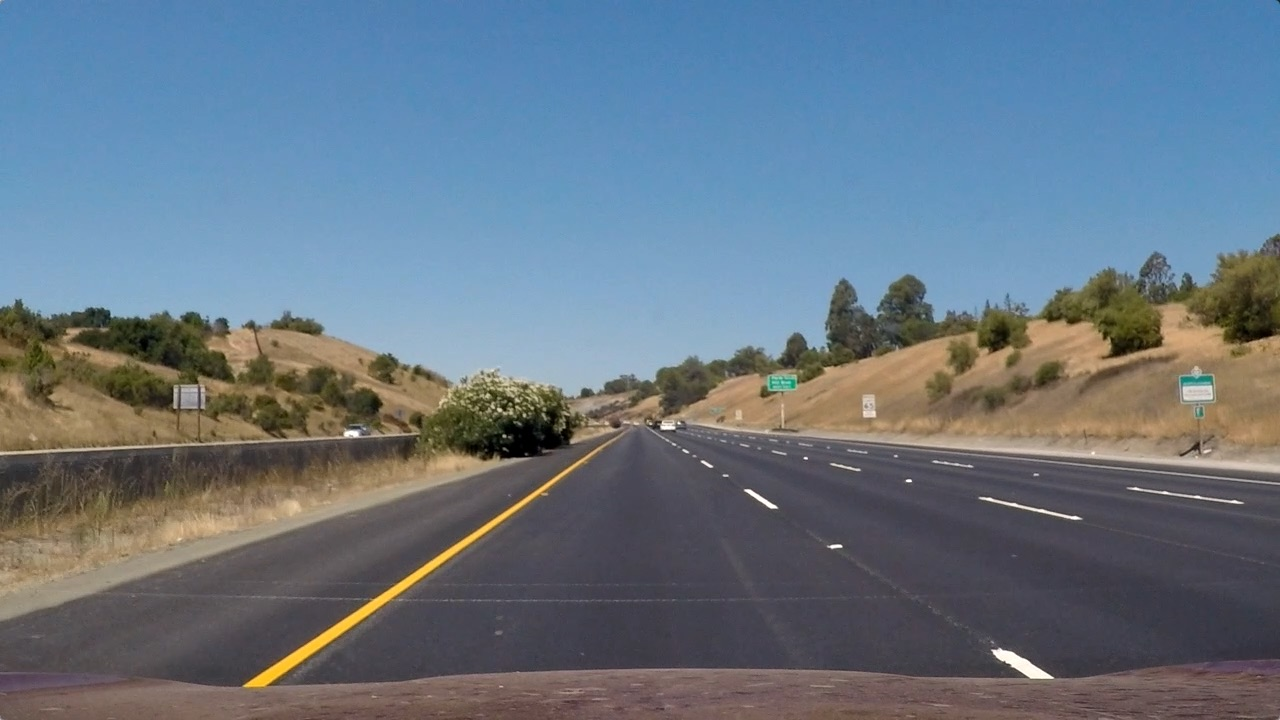
#> input picture test_images/straight_lines1.jpg, 1280 x 720 px
$ python -i warp_transformer.py   (imports and definitions only)
#> lines starting #> are read from the running program, lines starting #| are printed output that depends on the picture; after the words box and inside, x2 and y2 are one past the last pixel; in counts of white or black regions, pixels touching at a corner belong together
#> further down, picture is the input picture: shape (720, 1280, 3); mean B, G, R 131.2, 117.7, 103.2
import cv2
import numpy as np


def filter_WhiteYellow(image):
    """
    Filter the image, showing only a range of white and yellow
    """
    # Filter White
    threshold = 200
    high_threshold = np.array([255, 255, 255]) #Bright white
    low_threshold = np.array([threshold, threshold, threshold]) #Soft White
    mask = cv2.inRange(image, low_threshold, high_threshold)
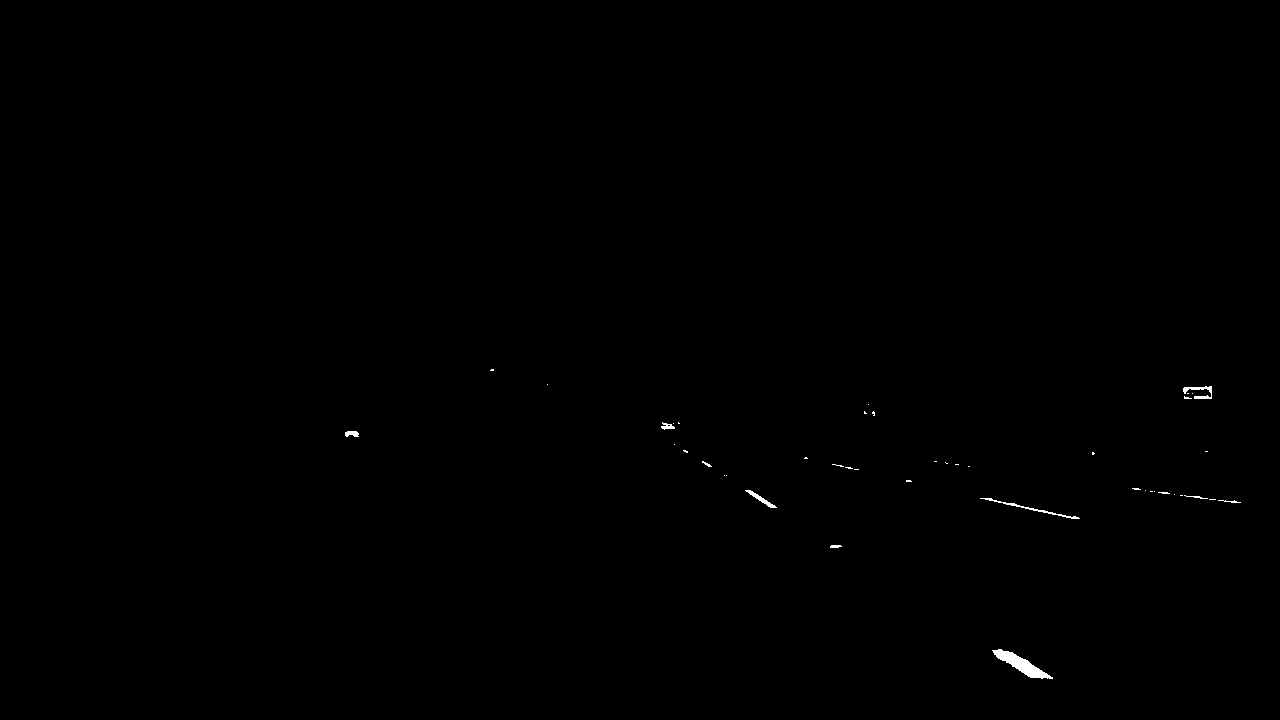
#> mask: shape (720, 1280); 0.17% white; 43 white regions (33 under 20 px), largest, box (x1, y1, x2, y2) and area: (992, 649, 1053, 679) 630, (980, 498, 1080, 519) 201, (1183, 386, 1212, 399) 162
    white_img = cv2.bitwise_and(image, image, mask=mask)

    # Filter Yellow
    hsv_img = cv2.cvtColor(image, cv2.COLOR_BGR2HSV) #Changing Color-space, HSV is better for object detection
#> hsv_img: shape (720, 1280, 3); mean H, S, V 85.5, 85, 143.4
    #For HSV, Hue range is [0,179], Saturation range is [0,255] and Value range is [0,255].
    high_threshold = np.array([110,255,255]) #Bright Yellow
    low_threshold = np.array([50,50,50]) #Soft Yellow
    mask = cv2.inRange(hsv_img, low_threshold, high_threshold)
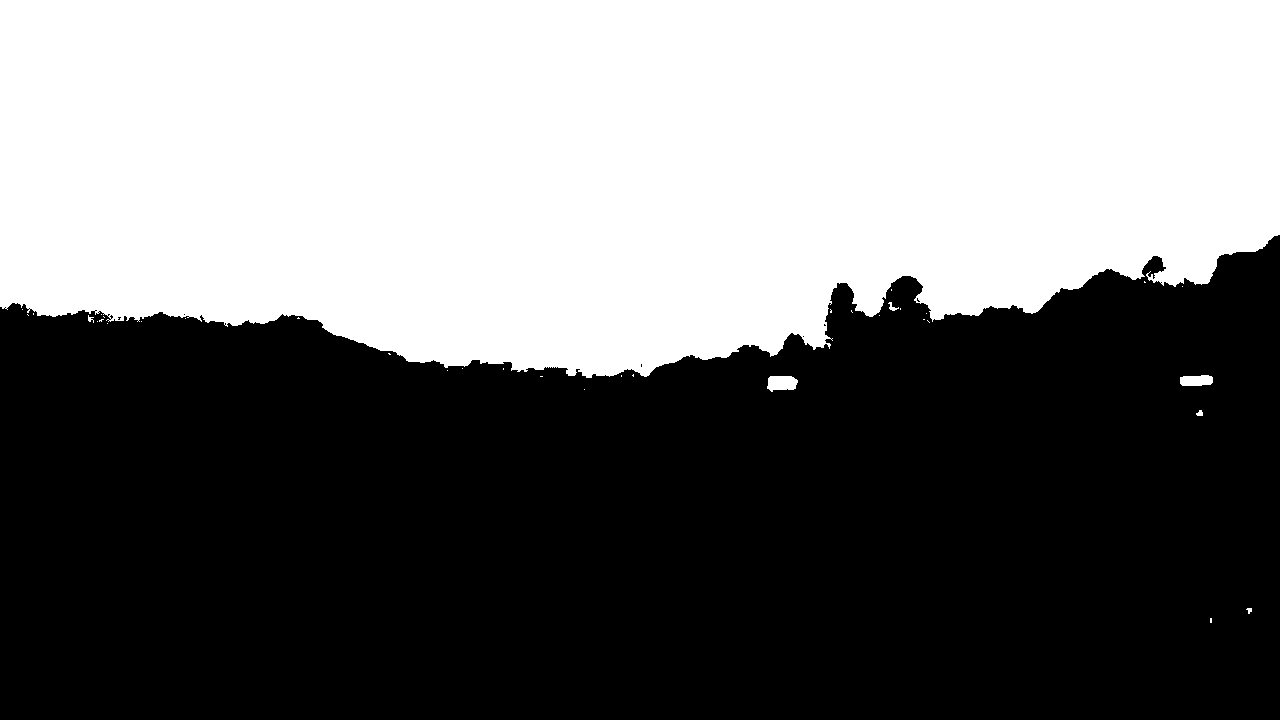
#> mask: shape (720, 1280); 44.9% white; 37 white regions (30 under 20 px), largest, box (x1, y1, x2, y2) and area: (0, 0, 1280, 378) 413289, (767, 376, 798, 392) 395, (1180, 375, 1213, 386) 317
    yellow_img = cv2.bitwise_and(image, image, mask=mask)
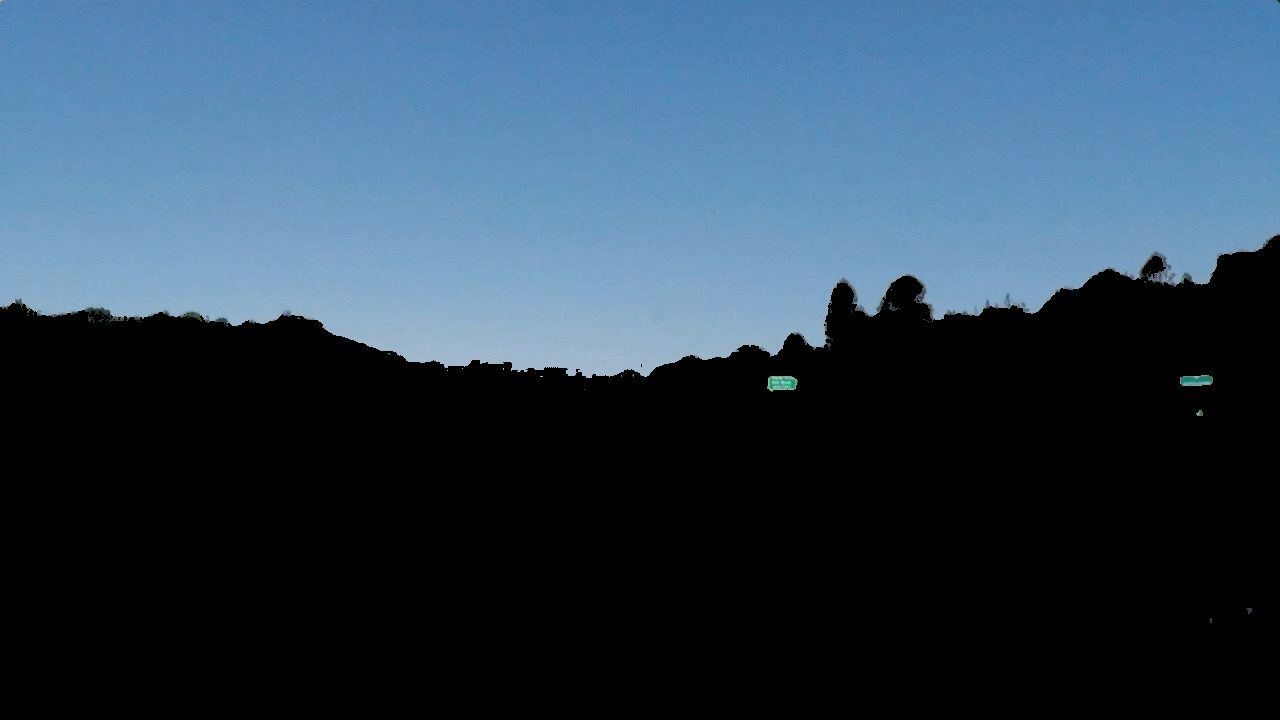
#> yellow_img: shape (720, 1280, 3); mean B, G, R 85, 66.9, 46.6

    # Combine the two above images
    filtered_img = cv2.addWeighted(white_img, 1., yellow_img, 1., 0.)

    return filtered_img


# [16 lines left out: function thresholding, not called in this run]

>>> import cv2
>>> picture = cv2.imread('test_images/straight_lines1.jpg')
>>> result = filter_WhiteYellow(picture)

$ run again, on test_images/straight_lines2.jpg
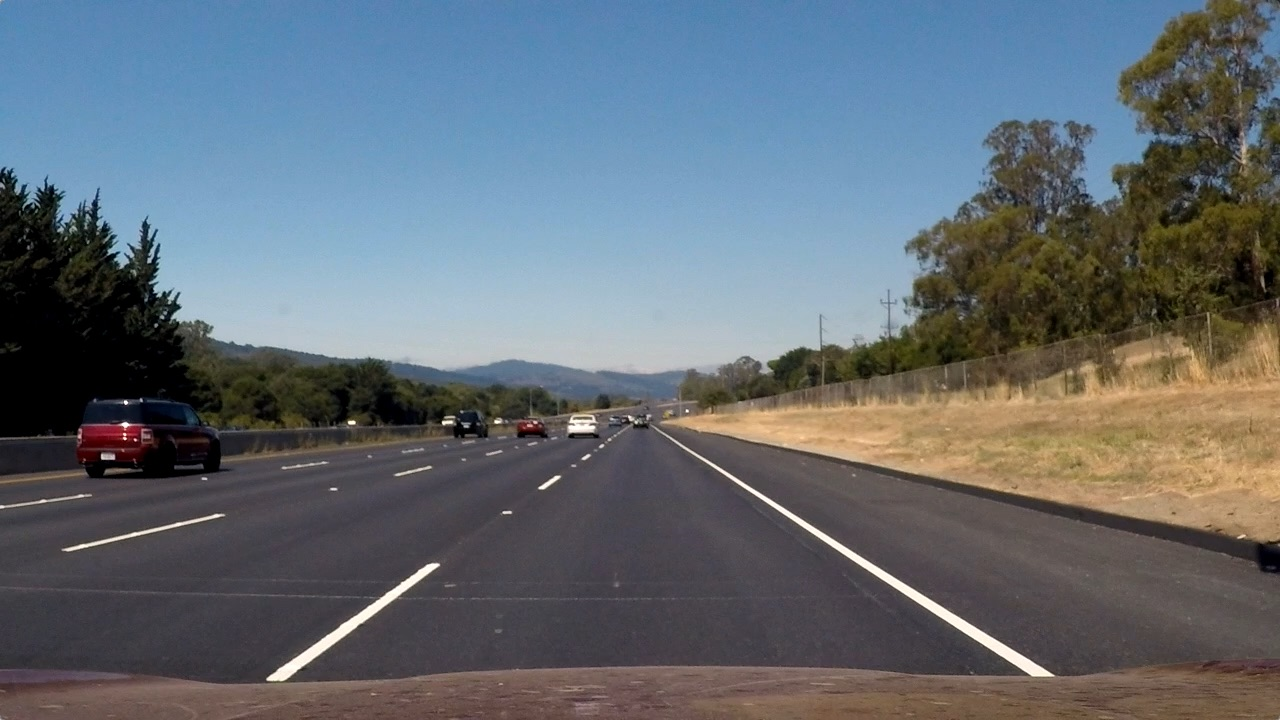
#> input picture test_images/straight_lines2.jpg, 1280 x 720 px
#> picture is the input picture: shape (720, 1280, 3); mean B, G, R 115.1, 107.7, 99.4
#> in filter_WhiteYellow, `mask = cv2.inRange(image, low_threshold, high_threshold)`:
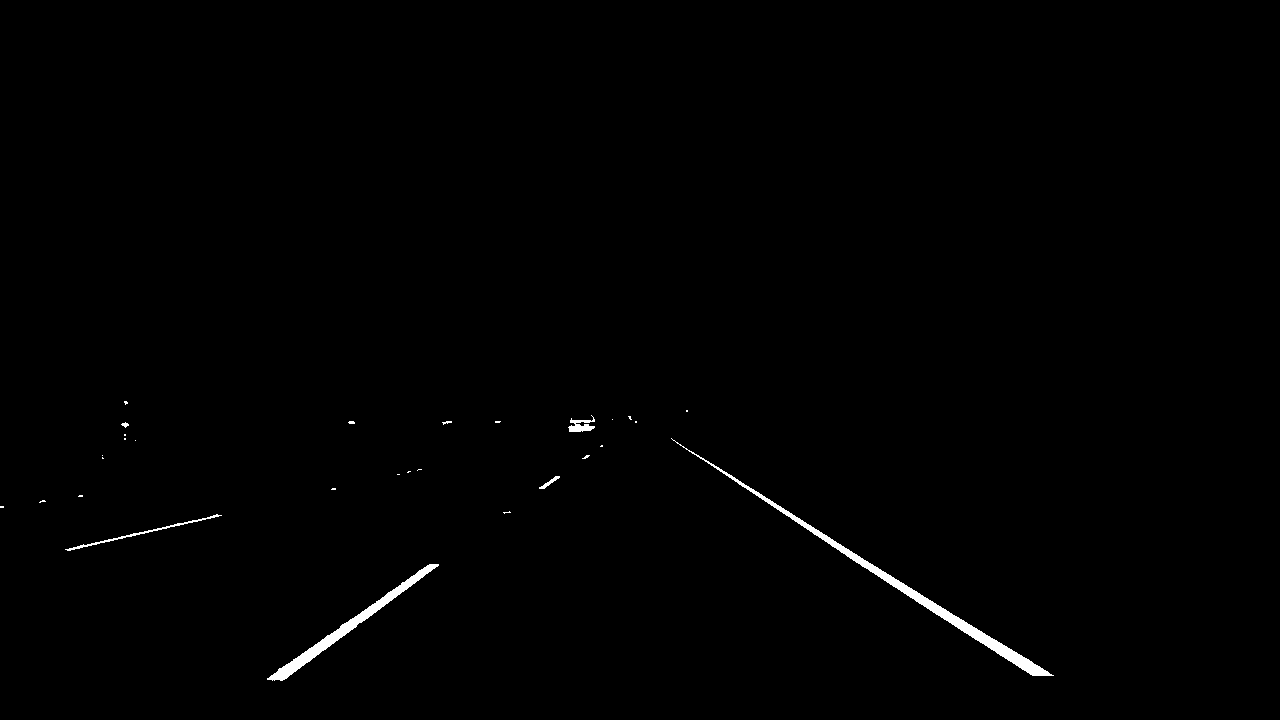
#> mask: shape (720, 1280); 0.6% white; 29 white regions (22 under 20 px), largest, box (x1, y1, x2, y2) and area: (671, 438, 1054, 676) 2901, (267, 564, 439, 681) 1805, (65, 514, 222, 551) 349
#> hsv_img: shape (720, 1280, 3); mean H, S, V 81.6, 75.9, 127.4
#> in filter_WhiteYellow, `yellow_img = cv2.bitwise_and(image, image, mask=mask)`:
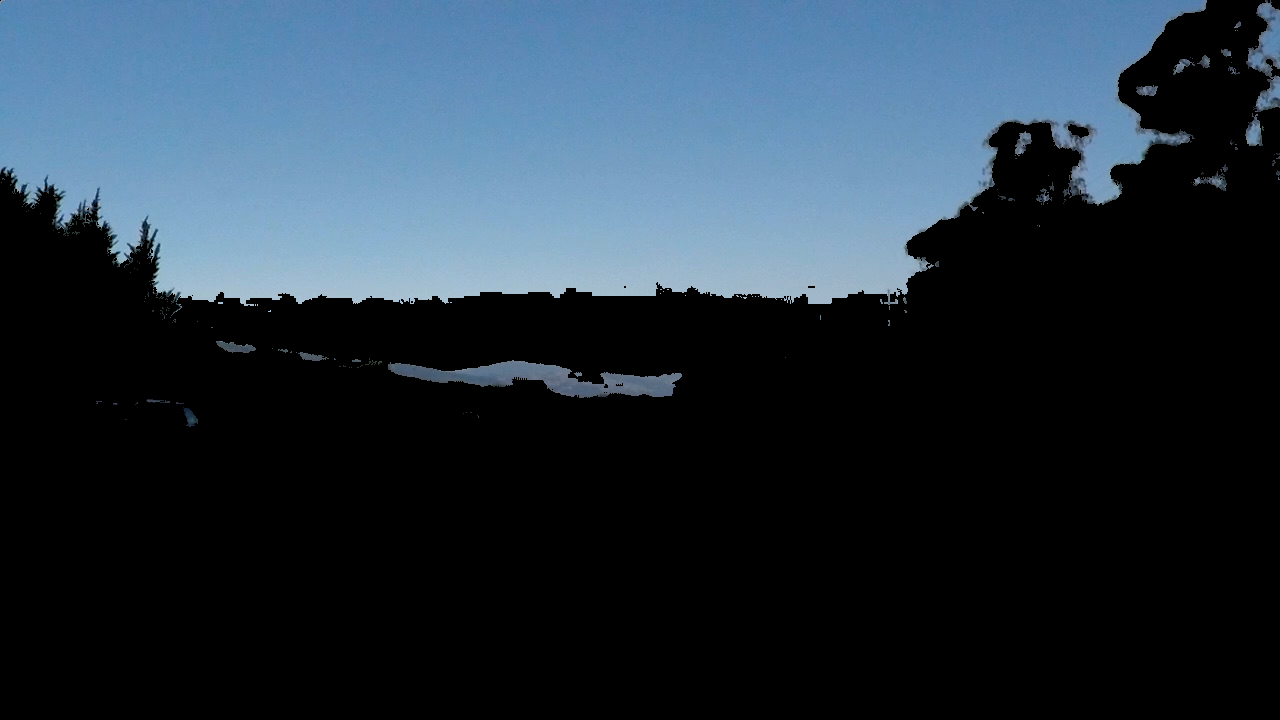
#> yellow_img: shape (720, 1280, 3); mean B, G, R 63.1, 51.1, 37.3

$ run again, on test_images/test1.jpg
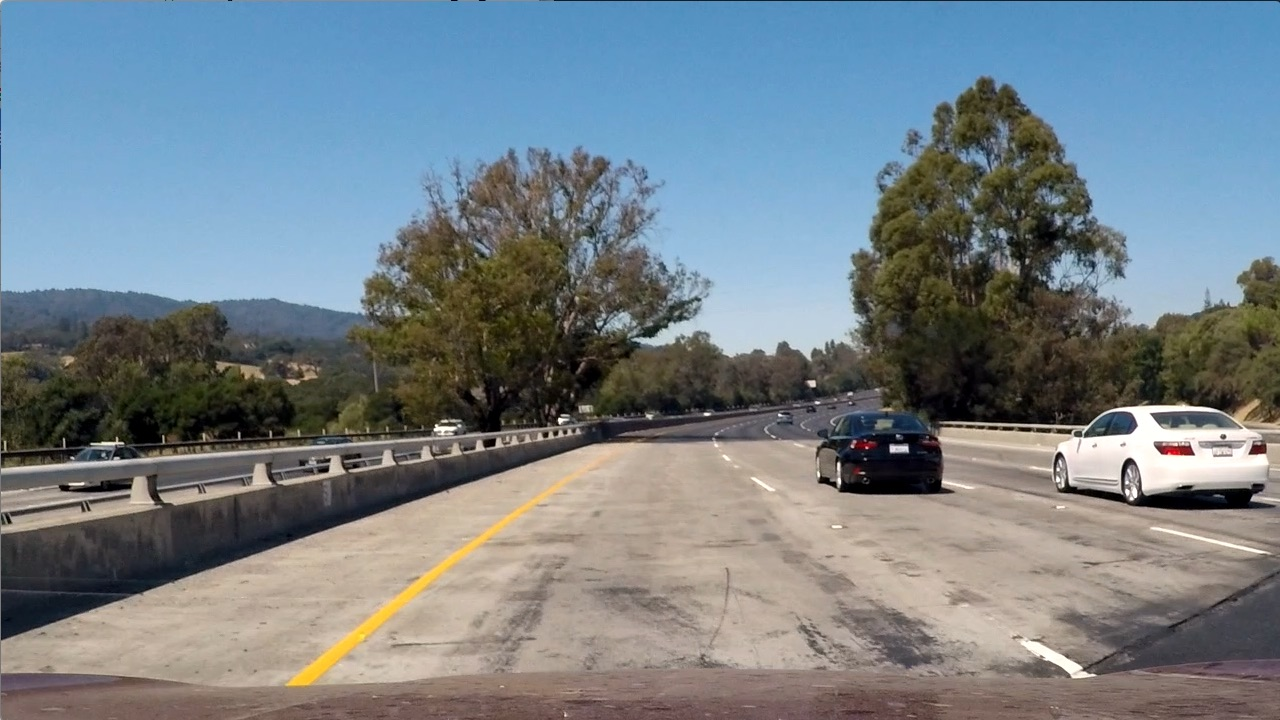
#> input picture test_images/test1.jpg, 1280 x 720 px
#> picture is the input picture: shape (720, 1280, 3); mean B, G, R 135.5, 128.7, 117.5
#> in filter_WhiteYellow, `mask = cv2.inRange(image, low_threshold, high_threshold)`:
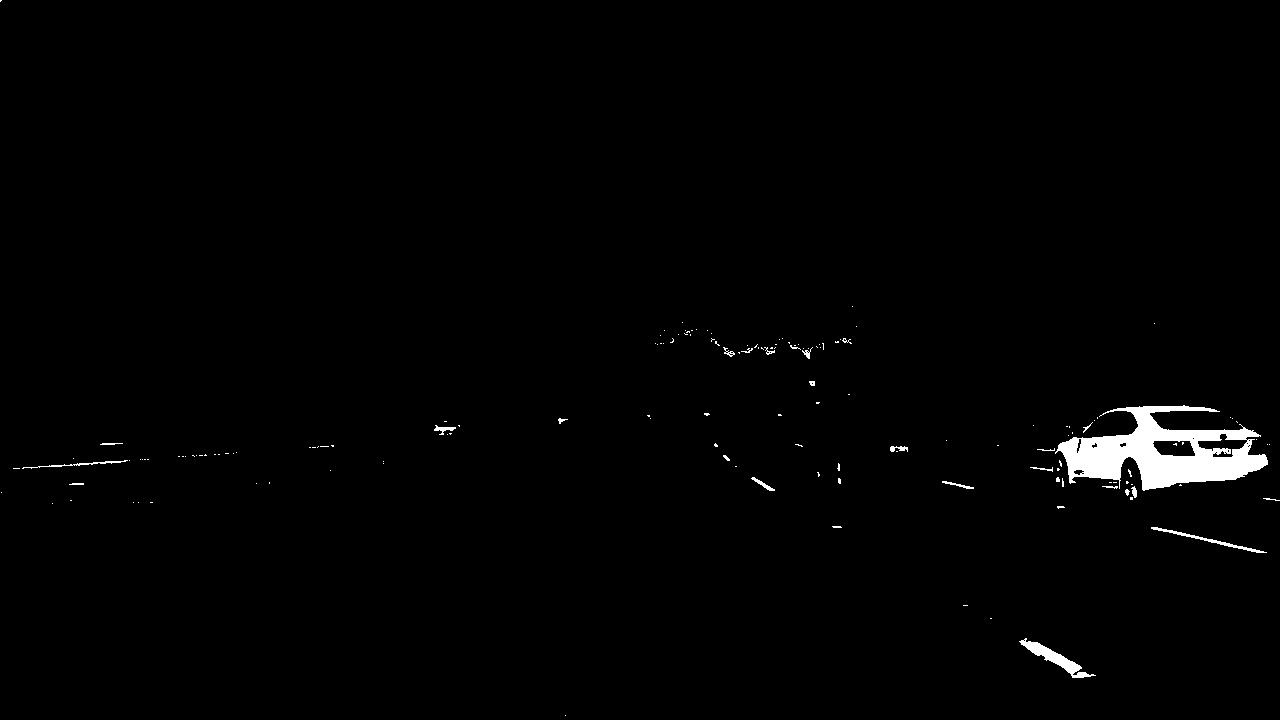
#> mask: shape (720, 1280); 1.2% white; 155 white regions (130 under 20 px), largest, box (x1, y1, x2, y2) and area: (1055, 405, 1268, 491) 8780, (1019, 638, 1096, 678) 737, (1151, 527, 1267, 553) 337
#> hsv_img: shape (720, 1280, 3); mean H, S, V 60.3, 78, 149.5
#> in filter_WhiteYellow, `yellow_img = cv2.bitwise_and(image, image, mask=mask)`:
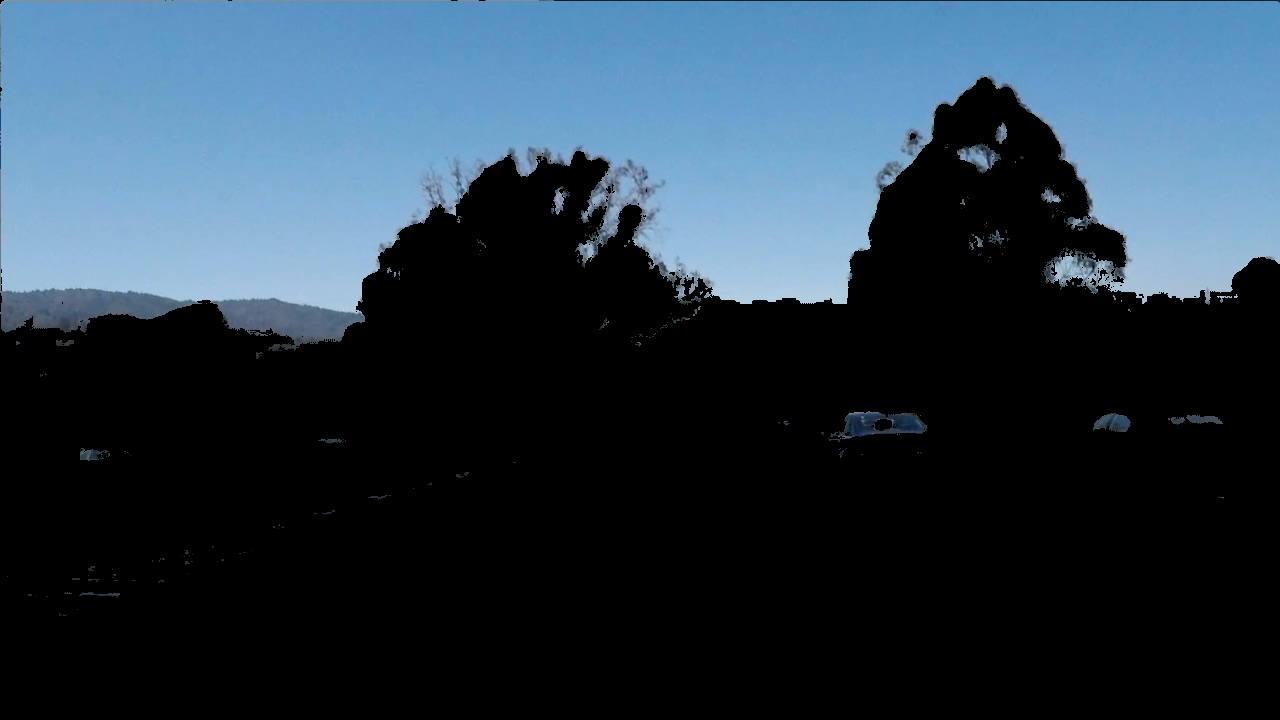
#> yellow_img: shape (720, 1280, 3); mean B, G, R 71.3, 57.5, 40.5
